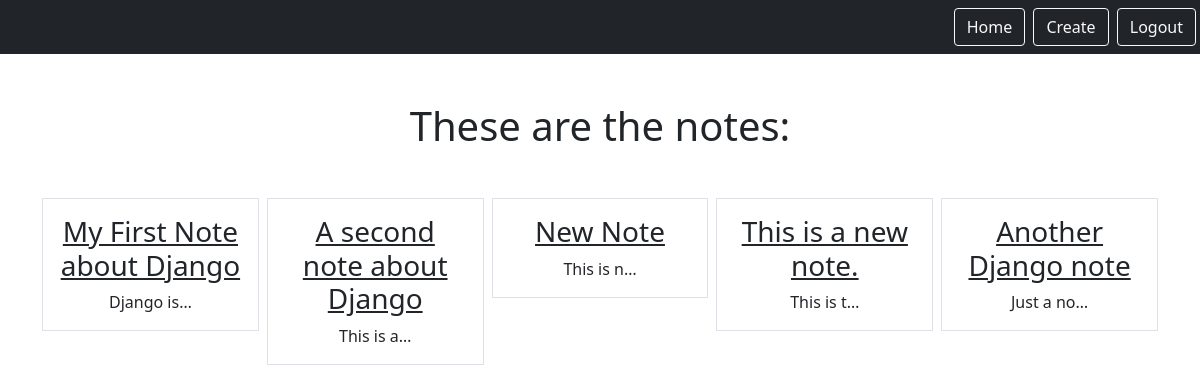
Page /smart/notes/ (signed in) on the earlier database version.
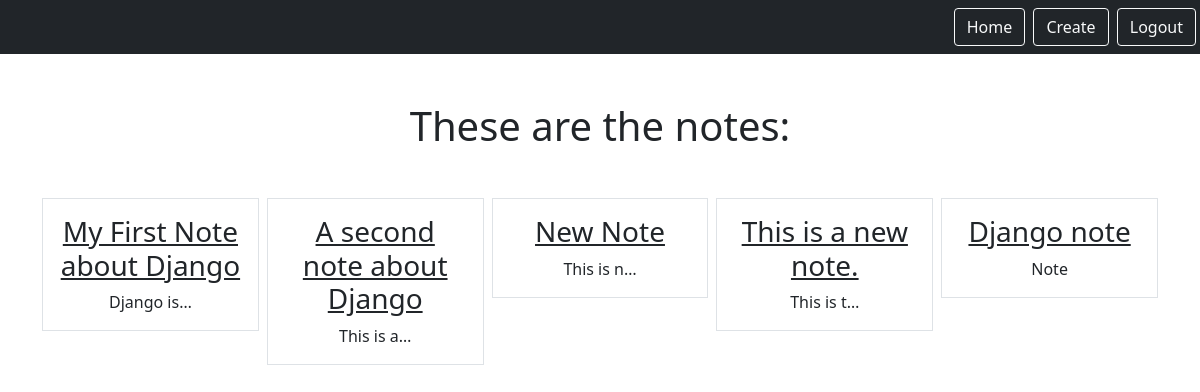
Same page on the later database version.
### notes/models.py (models this page shows)
class Notes(models.Model):
    title = models.CharField(max_length = 200)
    text = models.TextField()
    created = models.DateTimeField(auto_now_add = True)
    user = models.ForeignKey(User, on_delete=models.CASCADE, related_name = "notes")

### notes/views.py (the view)
# urls.py: path('notes/', views.NotesListView.as_view(), name = "notes.list"),
class NotesListView(LoginRequiredMixin, ListView):
    model = Notes
    context_object_name = 'notes'
    template_name = "notes/notes_list.html" # Specify your own template
    login_url = "/admin"
    def get_queryset(self):
        return self.request.user.notes.all()

### notes/templates/notes/notes_list.html
{% extends "base.html" %}
{% block content %}
    <h1 class="my-5">These are the notes: </h1>
    <div class = "row row-col3 g-2">
        {%for note in notes %}
        <div class = "col">
            <div class="p-3 border">
                <a href="{% url 'notes.detail' pk=note.id %}" class = "text-dark text-decoration-non">
                    <h3>{{note.title}}</h3>
                </a>
                {{note.text | truncatechars:10}}
            </div>
        </div>
        {% endfor %}
    </div>
{% endblock %}

### static/templates/base.html (shortened to what this page needs)
{% load static %}
<html>
    <head>
        <link href="https://cdn.jsdelivr.net/npm/bootstrap@5.0.2/dist/css/bootstrap.min.css" rel="stylesheet">
    </head>
    <body>
        <nav class="navbar navbar-dark bg-dark">
            <div class="ms-auto">
                {% if user.is_authenticated %}
                <a href="{% url 'notes.list' %}" class="btn btn-outline-light me-1">Home</a>
                <a href="{% url 'notes.new' %}" class="btn btn-outline-light me-1">Create</a>
                <a href="{% url 'logout' %}" class="btn btn-outline-light me-1">Logout</a>
                {% else %}
                <a href="{% url 'login' %}" class="btn btn-outline-light me-1">Login</a>
                <a href="{% url 'signup' %}" class="btn btn-outline-light me-1">Signup</a>
                {% endif %}
            </div>
        </nav>
        <div class="my-5 text-center container">
            {% block content %}
            {% endblock %}
        </div>
    </body>
</html>

Differences in the rows shown:
removed Notes: title "Another Django note", text "Just a no…"
added Notes: title "Django note", text "Note"
